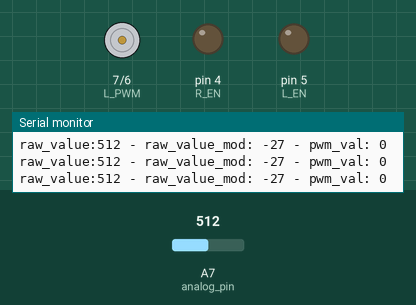
This sketch was run on a simulated Arduino Nano, built with avr-gcc and run on an emulated ATmega328P. Shown: motor-driver pin pairs drawn as motors (green arrow = first pin HIGH = forward, orange = second pin HIGH = backward, longer = more drive), output pins drawn as LEDs (lit = HIGH), the last lines printed to the serial monitor. The inputs (shaded band) are chosen by the test bench; at power-on: A7 (analog_pin) = 512.

Above: at 1.2 s.
1.3 s: A7 (analog_pin) set to 563
2.8 s: A7 (analog_pin) set to 584
At 3.7 s:
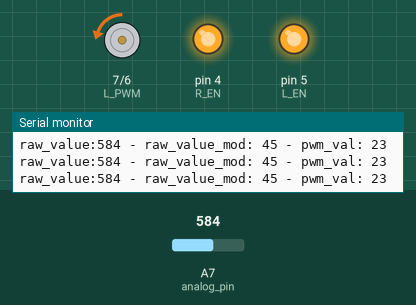
4.3 s: A7 (analog_pin) set to 716
At 5.3 s:
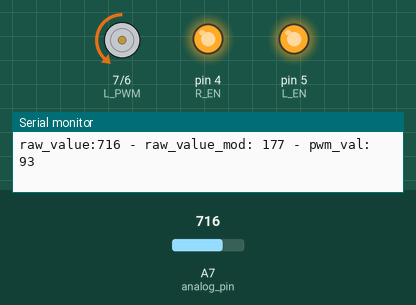
5.8 s: A7 (analog_pin) set to 900
At 7.0 s:
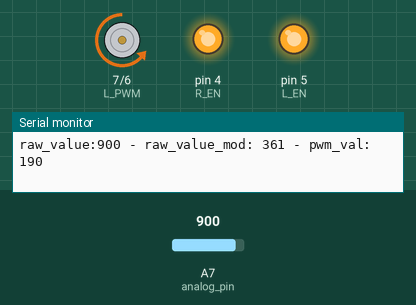
7.3 s: A7 (analog_pin) set to 1023
At 8.5 s:
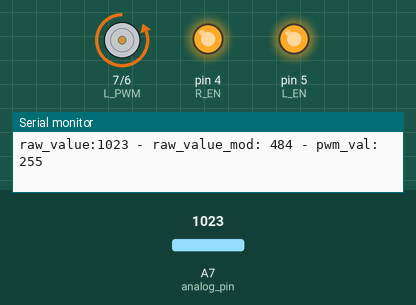
8.8 s: A7 (analog_pin) set to 306
At 9.2 s:
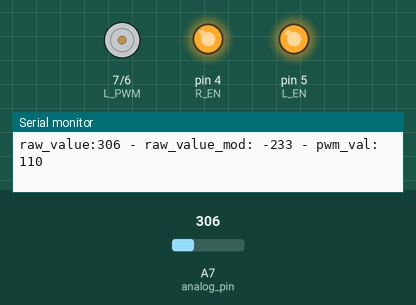
Timing chart, 0 to 11.3 s (numbered marks = the images above; inputs shaded):
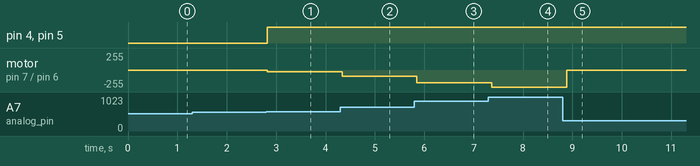

Measured:
- the behaviour switches between 574 and 575 on A7 (analog_pin) (found by bisection; images 0 and 1)
- after the input at 2.8 s, pin 4 (R_EN), pin 5 (L_EN): LOW → HIGH at once; motor on pin 7 (L_PWM) / pin 6 (R_PWM): stopped → backward 23/255 at once
- after the input at 4.3 s, motor on pin 7 (L_PWM) / pin 6 (R_PWM): backward 23/255 → backward 93/255 at once
- after the input at 5.8 s, motor on pin 7 (L_PWM) / pin 6 (R_PWM): backward 93/255 → backward 190/255 after 0.05 s
- after the input at 7.3 s, motor on pin 7 (L_PWM) / pin 6 (R_PWM): backward 190/255 → backward 255/255 after 0.06 s
- after the input at 8.8 s, motor on pin 7 (L_PWM) / pin 6 (R_PWM): backward 255/255 → stopped after 0.08 s

The sketch:

ejecutar_control.ino
```cpp
#define R_EN 4
#define L_EN 5
#define R_PWM 6
#define L_PWM 7

#define INF_THR (-35)
#define SUP_THR 35


//Variables para la lectura analógica
const uint8_t analog_pin = A7; // uint8_t va de 0 a 255, mientras que el nano tiene pocos pines. Se ocupa 1 byte menos que con el int tradicional que es de 2bytes
uint16_t raw_value = 0; // el ADC del arduino, posee resolución de 10 bits (entre 0 y 1023) y es un valor positivo, por lo que este tipo es optimo (lee de 0 a 65535)
int raw_value_mod = 0; //Los datos raw del arduino se desplazan de [0;1024] a [-512; 512]
uint8_t pwm_val = 0;
uint8_t offset_value = 27; //offset experimental


//Variables temporales
unsigned long init_time = 0;
unsigned long previous_time = 0;

void setup() {

  pinMode(R_EN, OUTPUT);
  pinMode(L_EN, OUTPUT);
  pinMode(R_PWM, OUTPUT);
  pinMode(L_PWM, OUTPUT);

  Serial.begin(9600);
  Serial.println("BTS7960 Motor Driver Test");
}

void loop() {

  //Se lee el valor raw del sensor
  raw_value = analogRead(analog_pin);

  //Se desplaza el rango [0; 1023] a [-512; 511] y se resta el offset para acomodar el rango
  raw_value_mod = raw_value - 512 - offset_value;

  //Si raw_value es un valor entre 0 e inf_thr , se considera que es un valor negativo para el motor -> se acciona "hacia atrás"
  if (raw_value_mod < INF_THR) //Avance "-"
  {
      //Se hace un cast a long para evitar overflow y luego se divide por 539 para ajustar acorde al rango real contemplando el offset
      pwm_val = (uint8_t)((((long)-raw_value_mod) * 255) / 539);

      digitalWrite(R_EN, HIGH);
      digitalWrite(L_EN, HIGH);
      analogWrite(R_PWM, 0);
      analogWrite(L_PWM, pwm_val); // Set speed (0-255)
  }
  //Si raw_value es un valor entre sup_thr y 255, se considera que es un valor positivo para el motor -> se acciona "hacia adelante"
  else if(raw_value_mod > SUP_THR) //Avance "+"
  {
      //Se hace un cast a long para evitar overflow y luego se divide por 484 para ajustar acorde al rango real contemplando el offset
      pwm_val = (uint8_t)((((long)raw_value_mod) * 255)/ 484);

      digitalWrite(R_EN, HIGH);
      digitalWrite(L_EN, HIGH);
      analogWrite(R_PWM, pwm_val); // Set speed (0-255)
      analogWrite(L_PWM, 0);
  }
  else{ //Detenido en la zona muerta - Se considera la zona muerta como un 2% de la velocidad nominal.
      pwm_val = 0;
      digitalWrite(R_EN, LOW);
      digitalWrite(L_EN, LOW);
      analogWrite(R_PWM, 0);
      analogWrite(L_PWM, 0);
  }
  delay(100);
  Serial.print("raw_value:");
  Serial.print(raw_value);
  Serial.print(" - ");

  Serial.print("raw_value_mod: ");
  Serial.print(raw_value_mod);
  Serial.print(" - ");

  Serial.print("pwm_val: ");
  Serial.println(pwm_val);
}
```
